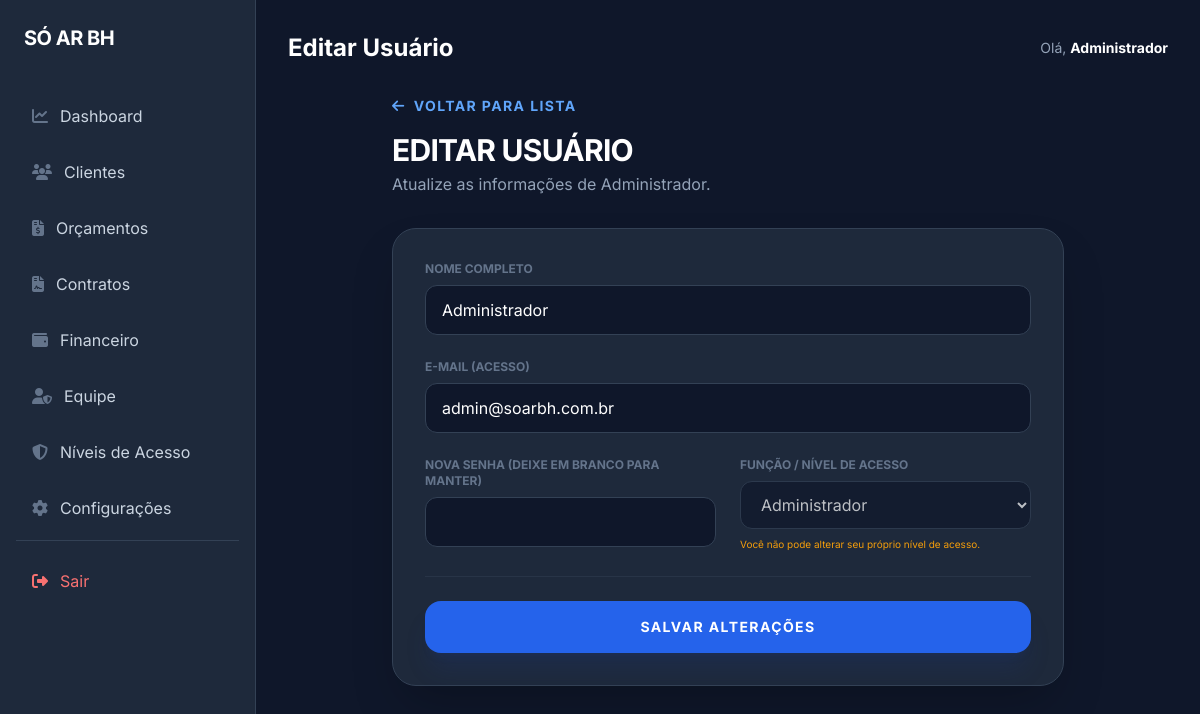
The app's page /usuarios/edit/1 (signed in) with its own data.
### tables this page shows
CREATE TABLE IF NOT EXISTS usuarios (
    id INT AUTO_INCREMENT PRIMARY KEY,
    nome VARCHAR(150) NOT NULL,
    email VARCHAR(150) UNIQUE NOT NULL,
    senha VARCHAR(255) NOT NULL,
    role_id INT NULL,
    nivel ENUM('admin') DEFAULT 'admin',  
    created_at TIMESTAMP DEFAULT CURRENT_TIMESTAMP,
    FOREIGN KEY (role_id) REFERENCES roles(id) ON DELETE SET NULL
);

CREATE TABLE IF NOT EXISTS roles (
    id INT AUTO_INCREMENT PRIMARY KEY,
    nome VARCHAR(50) NOT NULL,
    slug VARCHAR(50) UNIQUE NOT NULL,
    descricao VARCHAR(255)
);

### app/Controllers/BaseController.php (called while the page is built, shortened)
<?php
class BaseController
{
    protected function view($path, $data = [])
    {
        extract($data);
        require_once __DIR__ . "/../../views/{$path}.php";
    }
}

### app/Controllers/UserController.php (called while the page is built, shortened)
<?php
class UserController extends BaseController
{
    private $userModel;
    public function __construct()
    {
        $this->userModel = new User();
    }
    public function edit($id)
    {
        $user = $this->userModel->find($id);
        $roles = $this->userModel->getRoles();
        $this->view('admin/users/edit', [
            'title' => 'Editar Usuário',
            'user' => $user,
            'roles' => $roles
        ]);
    }
}

### app/Services/Database.php (called while the page is built, shortened)
<?php
class Database
{
    private static $instance = null;
    private $connection;
    private function __construct()
    {
        $config = require __DIR__ . '/../../config/config.php';
        $db = $config['db'];
        try {
            $dsn = "mysql:host={$db['host']};dbname={$db['dbname']};charset={$db['charset']}";
            $this->connection = new PDO($dsn, $db['user'], $db['pass'], [
                PDO::ATTR_ERRMODE => PDO::ERRMODE_EXCEPTION,
                PDO::ATTR_DEFAULT_FETCH_MODE => PDO::FETCH_ASSOC,
                PDO::ATTR_EMULATE_PREPARES => false,
            ]);
        } catch (PDOException $e) {
            die("Database connection failed: " . $e->getMessage());
        }
    }
    public static function getInstance()
    {
        if (self::$instance === null) {
            self::$instance = new self();
        }
        return self::$instance->getConnection();
    }
    public function getConnection()
    {
        return $this->connection;
    }
}

### config/config.php (called while the page is built)
<?php
return [
    'db' => [
        'host' => '177.136.234.91',
        'dbname' => 'soarcondicionado_crm',
        'user' => 'soarcondicionado_cm',
        'pass' => '?*4kqWSh1N0V;+~1',
        'charset' => 'utf8mb4'
    ],
    'app_url' => 'https://crm.soarcondicionadobh.com.br',
    'app_key' => 'OYP6bZVdFg0C28KUEZoVBNiuUhHvPGWfBl05HxfrLBI='
];

### app/Models/BaseModel.php (called while the page is built, shortened)
<?php
abstract class BaseModel
{
    public function __construct()
    {
        $this->db = Database::getInstance();
    }
}

### app/Models/User.php (called while the page is built, shortened)
<?php
class User extends BaseModel
{
    protected $table = 'usuarios';
    public function find($id)
    {
        $stmt = $this->db->prepare("
            SELECT u.*, r.nome as role_nome, r.slug as role_slug
            FROM {$this->table} u
            LEFT JOIN roles r ON u.role_id = r.id
            WHERE u.id = ?
        ");
        $stmt->execute([$id]);
        return $stmt->fetch();
    }
    public function getRoles()
    {
        return $this->db->query("SELECT * FROM roles ORDER BY nome ASC")->fetchAll();
    }
}

### views/admin/users/edit.php (the view, shortened to what this page needs)
<?php include __DIR__ . '/../layout/header.php'; ?>
<div class="max-w-2xl mx-auto">
    <div class="mb-8">
        <a href="/usuarios" class="text-blue-400 hover:text-blue-300 text-sm font-bold uppercase tracking-widest flex items-center mb-4 transition-colors">
            <i class="fa-solid fa-arrow-left mr-2"></i> Voltar para lista
        </a>
        <h1 class="text-3xl font-bold text-white uppercase tracking-tight">Editar Usuário</h1>
        <p class="text-slate-400 mt-1">Atualize as informações de <?= htmlspecialchars($user['nome']) ?>.</p>
    </div>
    <form action="/usuarios/update/<?= $user['id'] ?>" method="POST" class="bg-slate-800 rounded-3xl border border-slate-700 shadow-2xl overflow-hidden p-8 space-y-6">
        <div class="grid grid-cols-1 md:grid-cols-2 gap-6">
            <div class="md:col-span-2">
                <label class="block text-xs font-bold text-slate-500 uppercase mb-2">Nome Completo</label>
                <input type="text" name="nome" value="<?= htmlspecialchars($user['nome']) ?>" required class="w-full px-4 py-3 bg-slate-900 border border-slate-700 rounded-xl text-white outline-none focus:ring-2 focus:ring-blue-500 transition-all">
            </div>
            <div class="md:col-span-2">
                <label class="block text-xs font-bold text-slate-500 uppercase mb-2">E-mail (Acesso)</label>
                <input type="email" name="email" value="<?= htmlspecialchars($user['email']) ?>" required class="w-full px-4 py-3 bg-slate-900 border border-slate-700 rounded-xl text-white outline-none focus:ring-2 focus:ring-blue-500 transition-all">
            </div>
            <div>
                <label class="block text-xs font-bold text-slate-500 uppercase mb-2">Nova Senha (deixe em branco para manter)</label>
                <input type="password" name="senha" class="w-full px-4 py-3 bg-slate-900 border border-slate-700 rounded-xl text-white outline-none focus:ring-2 focus:ring-blue-500 transition-all">
            </div>
            <div>
                <label class="block text-xs font-bold text-slate-500 uppercase mb-2">Função / Nível de Acesso</label>
                <select name="role_id" required class="w-full px-4 py-3 bg-slate-900 border border-slate-700 rounded-xl text-white outline-none focus:ring-2 focus:ring-blue-500 transition-all" <?= $user['id'] == $_SESSION['user_id'] ? 'disabled' : '' ?>>
                    <?php foreach ($roles as $r): ?>
                    <option value="<?= $r['id'] ?>" <?= $user['role_id'] == $r['id'] ? 'selected' : '' ?>>
                        <?= htmlspecialchars($r['nome']) ?>
                    </option>
                    <?php endforeach; ?>
                </select>
                <?php if ($user['id'] == $_SESSION['user_id']): ?>
                    <p class="text-[10px] text-amber-500 mt-2">Você não pode alterar seu próprio nível de acesso.</p>
                <?php endif; ?>
            </div>
        </div>
        <div class="pt-6 border-t border-slate-700/50">
            <button type="submit" class="w-full px-8 py-4 bg-blue-600 hover:bg-blue-700 text-white font-bold rounded-2xl transition-all shadow-xl shadow-blue-900/20 uppercase tracking-widest text-sm">
                Salvar Alterações
            </button>
        </div>
    </form>
</div>
<?php include __DIR__ . '/../layout/footer.php'; ?>

### views/admin/layout/header.php (style rules this page uses)
body { font-family: 'Inter', sans-serif; }

### records on screen
usuarios: nome "Administrador", email "admin@soarbh.com.br", role_id "Administrador"

### other values on screen
$title "Editar Usuário"
$_SESSION['user_nome'] "Administrador"
